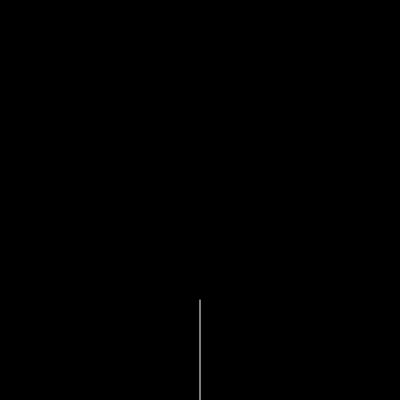
Frame 1 (no input)
Frame 60 (no input): identical to frame 1, image omitted
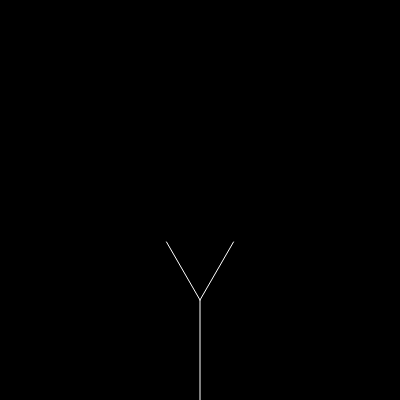
Frame 120 (the mouse pressed at the canvas centre since frame 60)

The p5.js sketch that drew these frames (run headless with seeded random() and noise() and a simulated clock; from frame 60 on, the mouse is pressed at the canvas centre):

// p5.js sketch
// ── sketch.js
var branches = [];
var leaves = [];
var count = 0;

function setup() {
    createCanvas(400,400);
    stroke(255);
    var a = createVector(width/2, height);
    var b = createVector(width/2, height-100);
    var top = new Branch(a,b);
    branches.push(top);
}

function draw() {
    background(0);
    for(var i=0; i<branches.length;i++){
        branches[i].draw();
    }

    for(var j=0; j<leaves.length; j++){
        leaves[j].draw();
    }
}

function mousePressed(){

    if(count<6)
    {
        for(var i=branches.length-1; i>=0; i--){

            if(!branches[i].drawn){
                branches.push(branches[i].branchLeft());
                branches.push(branches[i].branchRight());
            }
            
            branches[i].drawn = true;
        }
    }

    if(count==6){
        for(var i=branches.length-1; branches[i].drawn==false ; i--){
            leaves.push(new Leaf(branches[i].end.x, branches[i].end.y));
        } 
    }

    count++;
}

function Branch(begin, end){
    this.begin = begin;
    this.end = end;
    this.drawn = false;
    
    this.draw = function(){
        stroke(255);
        line(this.begin.x, this.begin.y, this.end.x, this.end.y);
    }

    this.branchLeft = function(){
        var v = p5.Vector.sub(this.end, this.begin);
        v.rotate(-PI/6);
        v.mult(0.67);
        var end = p5.Vector.add(this.end, v);
        var b = new Branch(this.end, end);
        return b;
    }

    this.branchRight = function(){
        var v = p5.Vector.sub(this.end, this.begin);
        v.rotate(PI/6);
        v.mult(0.67);
        var end = p5.Vector.add(this.end, v);
        var b = new Branch(this.end, end);
        return b;
    }

}

function Leaf(x,y){
    this.x = x;
    this.y = y;
    this.velocity = 0.5;

    this.draw = function(){
        noStroke();
        fill(255,0,255,125);
        ellipse(this.x,this.y,10,10);
    }
}
